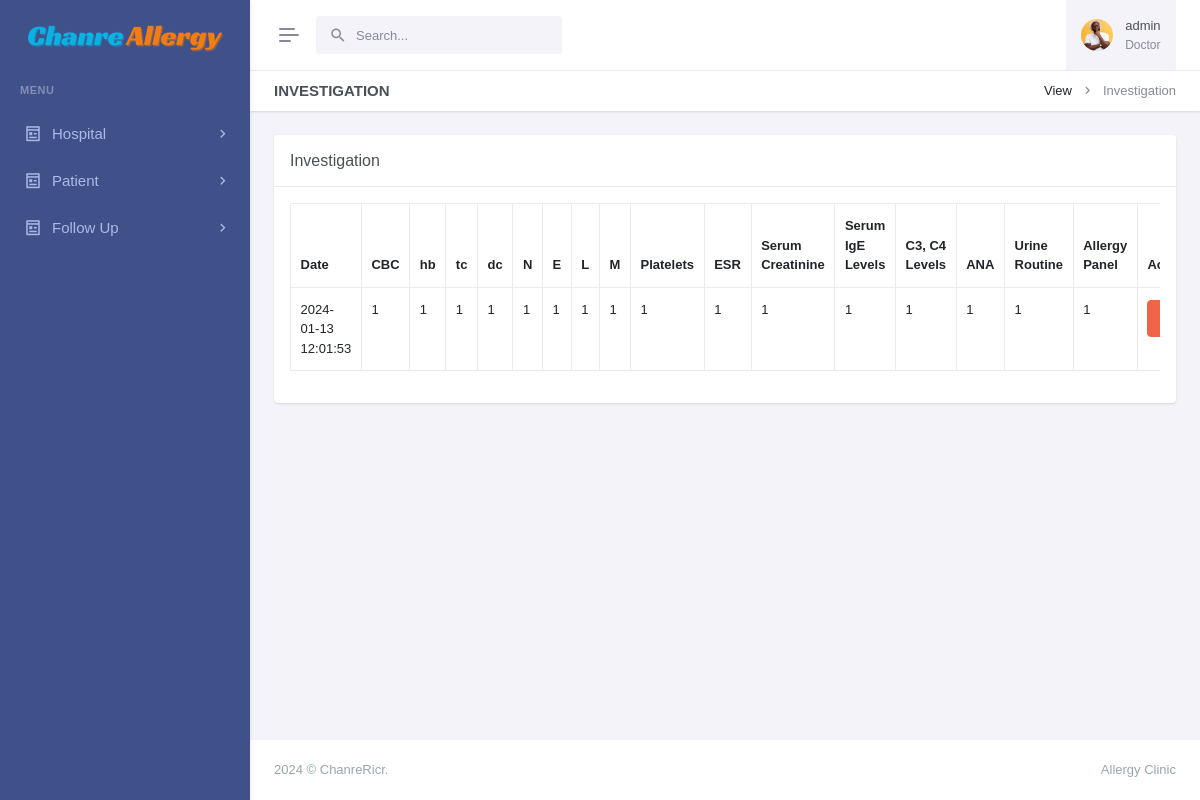
The app's page /view-investigation.php?pid=13234 (signed in) with its own data.
### tables this page shows
CREATE TABLE `tbl_investigation` (
  `id` int(11) NOT NULL,
  `cbc` text DEFAULT NULL,
  `hb` text DEFAULT NULL,
  `tc` text DEFAULT NULL,
  `dc` text DEFAULT NULL,
  `neutrophils` text DEFAULT NULL,
  `eosinophil` text DEFAULT NULL,
  `lymphocytes` text DEFAULT NULL,
  `monocytes` text DEFAULT NULL,
  `platelets` text DEFAULT NULL,
  `esr` text DEFAULT NULL,
  `serum_creatinine` text DEFAULT NULL,
  `serumig` text DEFAULT NULL,
  `clevel` text DEFAULT NULL,
  `ana` text DEFAULT NULL,
  `urine_routine` text DEFAULT NULL,
  `allergy_panel` text DEFAULT NULL,
  `centerCode` text NOT NULL,
  `centerName` text NOT NULL,
  `patient_id` text NOT NULL,
  `updatedBy` text NOT NULL,
  `createdAt` timestamp NOT NULL DEFAULT current_timestamp()
);

### view-investigation.php (the view, shortened to what this page needs)
<?php
include('layout/config.php');
if (strlen($_SESSION['login']) == 0) {
    header('location:index.php');
} else {
    ?>
<!doctype html>
<html lang="en" data-layout="vertical" data-topbar="light" data-sidebar="dark" data-sidebar-size="lg"
    data-sidebar-image="none" data-preloader="disable">
<head>
    <link href="https://cdn.jsdelivr.net/npm/select2@4.1.0-rc.0/dist/css/select2.min.css" rel="stylesheet" />
    <link href="assets/libs/jsvectormap/css/jsvectormap.min.css" rel="stylesheet" type="text/css" />
    <link href="assets/libs/swiper/swiper-bundle.min.css" rel="stylesheet" type="text/css" />
    <link href="assets/css/bootstrap.min.css" rel="stylesheet" type="text/css" />
    <link href="assets/css/icons.min.css" rel="stylesheet" type="text/css" />
    <link href="assets/css/app.min.css" rel="stylesheet" type="text/css" />
    <link href="assets/css/custom.min.css" rel="stylesheet" type="text/css" />
</head>
<body>
    <div id="layout-wrapper">
        <?php include('admin/header.php') ?>
        <?php
            include('admin/leftsidebar.php')
                ?>
        <div class="main-content">
            <div class="page-content">
                <div class="container-fluid">
                    <div class="row">
                        <div class="col-12">
                            <div class="page-title-box d-sm-flex align-items-center justify-content-between">
                                <h4 class="mb-sm-0">Investigation</h4>
                                <div class="page-title-right">
                                    <ol class="breadcrumb m-0">
                                        <li class="breadcrumb-item"><a href="javascript: void(0);">View</a></li>
                                        <li class="breadcrumb-item active">Investigation</li>
                                    </ol>
                                </div>
                            </div>
                        </div>
                    </div>
                    <div class="row">
                        <div class="col-lg-12">
                            <div class="card">
                                <div class="card-header align-items-center d-flex">
                                    <h4 class="card-title mb-0 flex-grow-1">Investigation</h4>
                                </div>
                                <div class="card-body">
                                    <div class="live-preview">
                                        <div class="table-responsive">
                                            <table id="buttons-datatables" class="display table table-bordered"
                                                style="width:100%">
                                                <thead>
                                                    <tr>
                                                        <th>Date</th>
                                                        <th>CBC</th>
                                                        <th>hb</th>
                                                        <th>tc</th>
                                                        <th>dc</th>
                                                        <th>N</th>
                                                        <th>E</th>
                                                        <th>L</th>
                                                        <th>M</th>
                                                        <th>Platelets</th>
                                                        <th>ESR</th>
                                                        <th>Serum Creatinine</th>
                                                        <th>Serum IgE Levels</th>
                                                        <th>C3, C4 Levels</th>
                                                        <th>ANA</th>
                                                        <th>Urine Routine</th>
                                                        <th>Allergy Panel</th>
                                                        <th>Action</th>
                                                    </tr>
                                                </thead>
                                                <?php
                                                    $gid = intval($_GET['pid']);
                                                    $myquery = mysqli_query($conn, "Select * from tbl_investigation where patient_id = '$gid'");
                                                    while ($row = mysqli_fetch_array($myquery)) {
                                                        ?>
                                                <tr>
                                                    <td>
                                                        <?php echo htmlentities($row['createdAt']) ?>
                                                    </td>
                                                    <td>
                                                        <?php echo htmlentities($row['cbc']) ?>
                                                    </td>
                                                    <td>
                                                        <?php echo htmlentities($row['hb']) ?>
                                                    </td>
                                                    <td>
                                                        <?php echo htmlentities($row['tc']) ?>
                                                    </td>
                                                    <td>
                                                        <?php echo htmlentities($row['dc']) ?>
                                                    </td>
                                                    <td>
                                                        <?php echo htmlentities($row['neutrophils']) ?>
                                                    </td>
                                                    <td>
                                                        <?php echo htmlentities($row['eosinophil']) ?>
                                                    </td>
                                                    <td>
                                                        <?php echo htmlentities($row['lymphocytes']) ?>
                                                    </td>
                                                    <td>
                                                        <?php echo htmlentities($row['monocytes']) ?>
                                                    </td>
                                                    <td>
                                                        <?php echo htmlentities($row['platelets']) ?>
                                                    </td>
                                                    <td>
                                                        <?php echo htmlentities($row['esr']) ?>
                                                    </td>
                                                    <td>
                                                        <?php echo htmlentities($row['serum_creatinine']) ?>
                                                    </td>
                                                    <td>
                                                        <?php echo htmlentities($row['serumig']) ?>
                                                    </td>
                                                    <td>
                                                        <?php echo htmlentities($row['clevel']) ?>
                                                    </td>
                                                    <td>
                                                        <?php echo htmlentities($row['ana']) ?>
                                                    </td>
                                                    <td>
                                                        <?php echo htmlentities($row['urine_routine']) ?>
                                                    </td>
                                                    <td>
                                                        <?php echo htmlentities($row['allergy_panel']) ?>
                                                    </td>
                                                    <td>
                                                        <a href="view-investigation.php?pid=<?php echo htmlentities($row['patient_id']); ?>&&sid=<?php echo htmlentities($row['id']); ?>&&action=del"
                                                            onclick="return confirm('Do you reaaly want to delete ?')"
                                                            class="
                                                                    btn btn-danger">Delete</a>
                                                    </td>
                                                </tr>
                                                <?php } ?>
                                            </table>
                                        </div>
                                    </div>
                                </div>
                            </div>
                        </div>
                    </div>
                </div>
            </div>
            <?php include('admin/footer.php') ?>
        </div>
    </div>
</body>
</html>
<?php } ?>

### records on screen
tbl_investigation: createdAt "2024-01-13 12:01:53", cbc "1", hb "1", tc "1", dc "1", neutrophils "1", eosinophil "1", lymphocytes "1", monocytes "1", platelets "1", esr "1", serum_creatinine "1", serumig "1", clevel "1", ana "1", urine_routine "1", allergy_panel "1"

### other values on screen
$_SESSION['adminName'] "admin"
